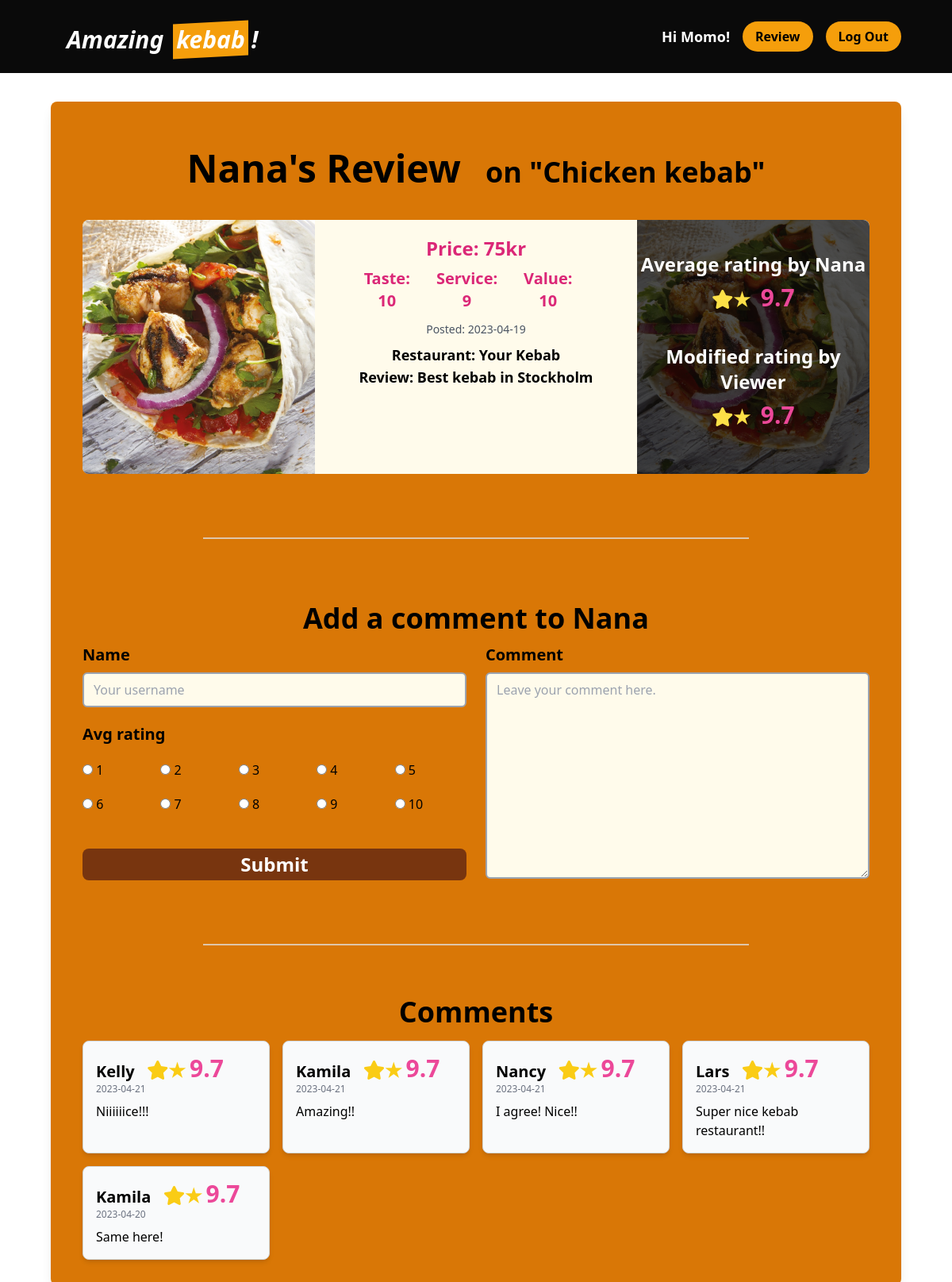
The page /core/detail/3/ (signed in) on the database its author committed.
### core/models.py (models this page shows, shortened)
class CustomUser(AbstractUser):
    email = models.EmailField("email address", unique=True, blank=False)
    USERNAME_FIELD = "email"  # make the user log in with the email
    REQUIRED_FIELDS = ["username"]
    objects = CustomUserManager()

class Review(models.Model):
    user = models.ForeignKey(
        CustomUser, on_delete=models.CASCADE, related_name='reviews_by_user'
    )
    menu = models.ForeignKey(
        Menu, on_delete=models.CASCADE, related_name='reviews_of_menu'
    )
    restaurant = models.ForeignKey(
        Restaurant, on_delete=models.CASCADE, related_name='restaurants_for_review'
    )
    image = models.ImageField(upload_to='images/', null=True, blank=True)
    review = models.TextField(default="", null=False)
    taste_rating = models.IntegerField(null=False)
    service_rating = models.IntegerField(null=False)
    value_rating = models.IntegerField(null=False)
    avg_rating = models.FloatField(null=True, blank=True)
    like_count = models.IntegerField(default=0)
    created_at = models.DateTimeField(auto_now_add=True)
    class Meta:
        indexes = [models.Index(fields=['-created_at']),]
        ordering = ['-created_at']

class Menu(models.Model):
    menu = models.CharField(max_length=100, null=False)
    price = models.IntegerField(null=False)
    restaurants = models.ManyToManyField(Restaurant)
    created_at = models.DateTimeField(auto_now_add=True)

class Restaurant(models.Model):
    name = models.CharField(max_length=100, null=False)
    address = models.CharField(max_length=200, null=False)
    tel = models.CharField(max_length=20, null=True, blank=True)
    website = models.URLField(null=True, blank=True)

class Comment(models.Model):
    review = models.ForeignKey(Review, on_delete=models.CASCADE, related_name='comments')
    name = models.CharField(max_length=80,  null=False)
    comment = models.TextField(null=False)
    avg_rating = models.IntegerField( null=False)
    created_at = models.DateTimeField(auto_now_add=True)
    class Meta():
        ordering = ['-created_at']
        indexes = [models.Index(fields=['-created_at'])]

### core/views.py (the view)
# urls.py: path('detail/<int:id>/', views.detail, name='detail'),
def detail(request, id):
    target_review = get_object_or_404(Review, id=id)
    comments = Comment.objects.filter(review=target_review)
    if request.method == 'POST':
        form = CommentForm(request.POST)
        if form.is_valid():
            comment = form.save(commit=False)
            comment.review = target_review
            comment.save()
            return redirect('core:detail', id=id)
    else:
        form = CommentForm()
    context = {
        'review': target_review,
        'comment_form': form,
        'comments': comments
    }
    return render(request, 'core/detail.html', context)

### core/forms.py
class CommentForm(forms.ModelForm):
    SERVICE_CHOICES = [(i, str(i)) for i in range(1, 11)]
    name = forms.CharField(
        max_length=80,
        widget = forms.TextInput(attrs={
                'class': 'border-2 border-gray-400 rounded-md py-2 px-3 focus:outline-none focus:ring-2 focus:ring-amber-900 bg-amber-50',
                'placeholder': 'Your username'
        }))
    avg_rating = forms.ChoiceField(
        choices=SERVICE_CHOICES,
        widget=forms.RadioSelect(attrs={'class': 'form-radio mt-4'
        }))
    comment = forms.CharField(
        widget=forms.Textarea(attrs={
                'class':'border-2 border-gray-400 rounded-md py-2 px-3 focus:outline-none focus:ring-2 focus:ring-amber-900 bg-amber-50',
                'placeholder': 'Leave your comment here.'
        }))
    class Meta:
        model = Comment
        exclude = ['review', 'created_at']

### core/templates/core/detail.html (shortened to what this page needs)
{% extends 'core/base.html' %} {% block content %} {% load static %}
<head>
  <link rel="stylesheet" href="https://cdnjs.cloudflare.com/ajax/libs/font-awesome/5.15.3/css/all.min.css"
 />
</head>
<header id="home" class="flex bg-neutral-950 py-6 px-16 fixed top-0 left-0 right-0 z-50">
  <nav class="flex items-center w-full">
    <div class="flex justify-between items-center space-x-5">
      <p class="mt-2 text-3xl font-bold italic text-white">
        Amazing
        <span
          class="before:block before:absolute before:-inset-1 before:-skew-y-3 before:bg-amber-500 relative inline-block mx-2">
          <span class="relative text-white">kebab</span> </span>!
      </p>
    </div>
    <div class="flex-grow lg:flex lg:items-center lg:w-auto">
      {% if user.is_authenticated %}
      <ul class="w-full justify-end flex-grow lg:flex lg:items-center lg:w-auto ml-auto">
        <li>
          <p class="text-lg font-bold mr-4 text-white">
            Hi {{ user.username }}!
          </p>
        </li>
        <li>
          <a href="{% url 'core:upload' %}"
            class="bg-amber-500 rounded-full px-4 py-2 mr-4 text-black font-bold">Review</a>
        </li>
        <li>
          <a href="{% url 'core:logout' %}" class="bg-amber-500 font-bold rounded-full px-4 py-2 text-black">Log Out</a>
        </li>
      </ul>
      {% endif %}
    </div>
  </nav>
</header>
<main class="flex-1 mx-16 pt-32">
  <section class="bg-amber-600 rounded-lg shadow-lg overflow-hidden mb-5">
    <div>
      <h1 class="text-5xl text-center font-bold p-10 mt-5">
        {{ review.user.username }}'s Review
        <span class="text-4xl">
          &nbsp;&nbsp;on "{{ review.menu.menu }}"
        </span>
      </h1>
      <div class="flex mx-10 bg-amber-50 rounded-lg">
        {% if review.image %}
        <div class="relative overflow-hidden w-80 max-w-80 h-80 max-h-80 rounded-l-lg">
          <div class="absolute inset-0">
            <img
              class="w-full h-full aspect-w-1 aspect-h-1 object-cover object-center"
              src="{{ review.image.url }}"
              alt="{{ review.menu.menu }} image"
            />
          </div>
        </div>
        {% endif %}
        <div class="px-5 mx-8 py-5 text-xl font-semibold w-4/7 text-center">
          <div class="text-xl font-bold text-pink-600 mb-3">
            <p class="text-2xl mb-2">Price: {{ review.menu.price }}kr</p>
            <ul class="flex">
              <li class="mr-5">Taste: {{ review.taste_rating }}</li>
              <li class="mr-5">Service: {{ review.service_rating }}</li>
              <li class="mr-5">Value: {{ review.value_rating }}</li>
            </ul>
          </div>
          <ul class="text-lg font-bold">
            <li class="text-gray-600 text-sm font-normal mb-2">
              Posted: {{ review.created_at|date:"Y-m-d" }}
            </li>
            <li>
              Restaurant: <span class="font-semibold">{{ review.restaurant.name }}</span>
            </li>
            <li>
              Review: <span class="font-semibold">{{ review.review }}</span>
            </li>
          </ul>
        </div>
        {% if review.image %}
        <div class="relative overflow-hidden w-80 max-w-80 h-80 max-h-80 rounded-r-lg">
          <div class="absolute inset-0">
            <img
              class="w-full h-full aspect-w-1 aspect-h-1 object-cover object-center"
              src="{{ review.image.url }}"
              alt="{{ review.menu.menu }} image"
            />
          </div>
          <div class="absolute bottom-0 left-0 w-full h-full text-white bg-black/70 flex justify-center">
            <div class="py-10 text-center">
              <h2 class="font-bold text-2xl mb-2">
                Average rating by {{ review.user.username }}
              </h2>
              <p class="mb-10">
                <span class="text-xl font-bold text-pink-500">
                  <i class="text-yellow-300 text-2xl fas fa-star">&#9733;</i>
                  <span class="text-3xl font-bold text-pink-500">
                    &nbsp;{{ review.avg_rating }}
                  </span>
                </span>
              </p>
              <h2 class="font-bold text-2xl mb-2">
                Modified rating by Viewer
              </h2>
              <p>
                <p>
                  <span class="text-xl font-bold text-pink-500">
                    <i class="text-yellow-300 text-2xl fas fa-star">&#9733;</i>
                    <span class="text-3xl font-bold text-pink-500">
                      &nbsp;{{ review.avg_rating }}
                    </span>
                  </span>
                </p>
              </p>
            </div>
          </div>
        </div>
        {% endif %}
      </div>
    </div>
    <p class="border-t-2 border-slate-200/70 mx-48 mt-20"></p>
    <div class="px-10 mt-5">
      <h2 class="font-bold text-4xl text-center mt-20 mb-3">
        Add a comment to {{ review.user.username }}
      </h2>
      <form method="post">
        <div class="grid grid-cols-2 gap-6">
          <div class="flex flex-col col-span-1">
            <label class="block font-bold text-xl mb-2">
              {{ comment_form.name.label }}
            </label>
            {{ comment_form.name }}
            <label class="block font-bold text-xl mb-2 mt-5">
              {{ comment_form.avg_rating.label }}
            </label>
            <div class="grid grid-cols-5 gap-2 mb-5">
              {% for radio in comment_form.avg_rating %}
              <div class="flex items-center">
                {{ radio }}
              </div>
              {% endfor %}
            </div>
            <button type="submit" class="bg-amber-900 text-white font-bold py-1 rounded-lg text-2xl mt-6">
              Submit
            </button>
          </div>
          <div class="col-span-1">
            <div class="flex flex-col">
              <label class="block font-bold text-xl mb-2">
                {{ comment_form.comment.label }}
              </label>
              {{ comment_form.comment }}
            </div>
          </div>
        </div>
      </form>
    </div>
    <p class="border-t-2 border-slate-200/70 mx-48 mt-20"></p>
    <div class="px-10 mb-8">
      <h2 class="font-bold text-4xl text-center pb-4 mt-16">Comments</h2>
      <div class="grid grid-cols-1 md:grid-cols-4 gap-4">
        {% for c in comments %}
        <div class="bg-gray-50 border border-gray-300 p-4 rounded-lg shadow-md">
          <p class="text-xl font-bold">
            {{ c.name }}&nbsp;&nbsp;
            <span>
              <i class="text-yellow-400 text-2xl fas fa-star">&#9733;</i>
              <span class="text-3xl font-bold text-pink-500">
                {{ review.avg_rating }}</span>
            </span>
          </p>
          <p class="text-xs font-normal text-gray-500 mb-2">
            {{ c.created_at|date:"Y-m-d" }}
          </p>
          <p class="text-base leading-6">{{ c.comment }}</p>
        </div>
        {% empty %}
        <p>No comments yet</p>
        {% endfor %}
      </div>
    </div>
  </section>
</main>
{% endblock content %}

### rows shown on the page
CustomUser: username "Momo"
Review: user.username "Nana", menu.menu "Chicken kebab", image (picture), menu.price "75", taste_rating "10", service_rating "9", value_rating "10", created_at "2023-04-19", restaurant.name "Your Kebab", review "Best kebab in Stockholm", avg_rating "9.7"
Comment: name "Kelly", created_at "2023-04-21", comment "Niiiiiice!!!"
Comment: name "Kamila", created_at "2023-04-21", comment "Amazing!!"
Comment: name "Nancy", created_at "2023-04-21", comment "I agree! Nice!!"
Comment: name "Lars", created_at "2023-04-21", comment "Super nice kebab restaurant!!"
Comment: name "Kamila", created_at "2023-04-20", comment "Same here!"

### other values the page prints
{{ comment_form.name.label }} "Name"
{{ comment_form.avg_rating.label }} "Avg rating"
{{ comment_form.comment.label }} "Comment"
